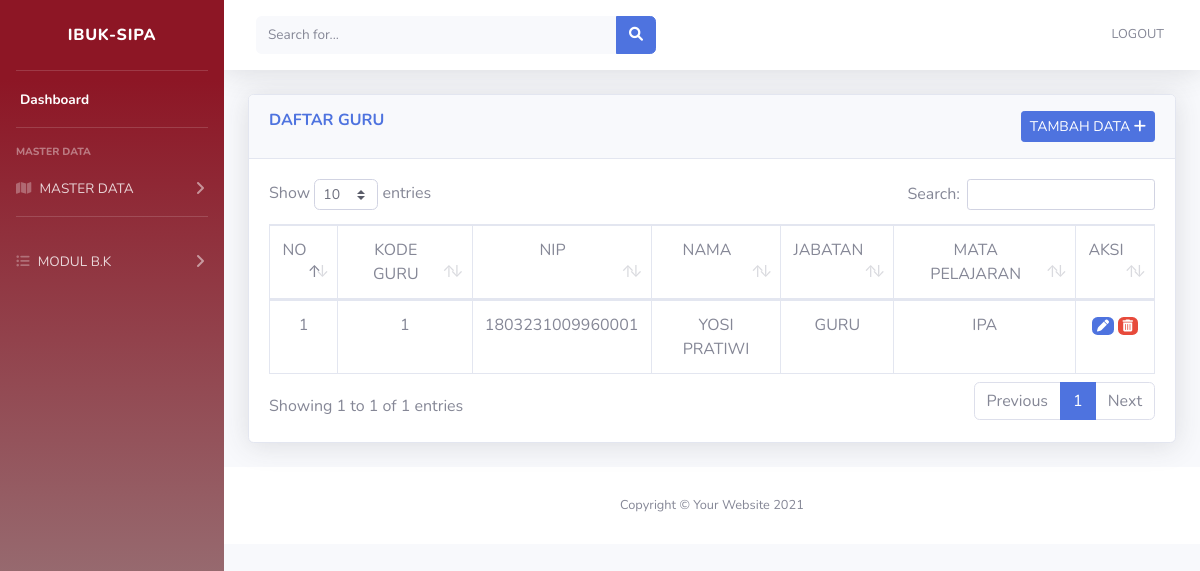
/index.php/guru, run on the app's committed database.
### tables this page shows
CREATE TABLE IF NOT EXISTS `tbl_guru` (
  `id` int(11) NOT NULL AUTO_INCREMENT,
  `kd_guru` int(10) NOT NULL,
  `nip` varchar(20) NOT NULL,
  `nama` varchar(50) NOT NULL,
  `kd_jabatan` int(10) NOT NULL,
  `kd_mapel` int(10) NOT NULL,
  PRIMARY KEY (`id`)
);

CREATE TABLE IF NOT EXISTS `tbl_jabatan` (
  `id` int(11) NOT NULL AUTO_INCREMENT,
  `kd_jabatan` int(10) NOT NULL,
  `jabatan` varchar(20) NOT NULL,
  PRIMARY KEY (`id`)
);

CREATE TABLE IF NOT EXISTS `tbl_mapel` (
  `id` int(11) NOT NULL AUTO_INCREMENT,
  `kd_mapel` int(50) NOT NULL,
  `nm_mapel` varchar(100) NOT NULL,
  PRIMARY KEY (`id`)
);

### application/controllers/guru.php (called while the page is built, shortened)
<?php
class Guru extends CI_Controller {
  public function index()
  {
    $data['tbl_guru'] = $this->modelguru->SemuaData();
    $this->load->view('tamplate/header');
    $this->load->view('tamplate/sidebar');
    $this->load->view('tamplate/topbar');
    $this->load->view('guru', $data);
    $this->load->view('tamplate/footer');
  }
}
?>

### index.php (called while the page is built, shortened)
<?php
require_once BASEPATH.'core/CodeIgniter.php';

### application/models/Modelguru.php (called while the page is built, shortened)
<?php
class modelguru extends CI_Model
{
	public function SemuaData()
	{
		$this->db->join('tbl_jabatan jbt' ,'jbt.kd_jabatan=gru.kd_jabatan');
		$this->db->join('tbl_mapel mpl' ,'mpl.kd_mapel=gru.kd_mapel');
		return $this->db->get('tbl_guru gru')->result_array();
	}
}

### application/views/guru.php (the view)
                <div class="container-fluid">
                    <div class="card shadow mb-4">
                        <div class="card-header py-3">
                            <h6 class="m-0 font-weight-bold text-primary">DAFTAR GURU
                            <a href="<?php echo base_url('guru/tambah_data'); ?>"
                            class="btn btn-primary btn-sm float-right">TAMBAH DATA <i class="fa fa-plus"></i></a>
                        </div>
                        <div class="card-body">
                        <div class="table-responsive">
                        <table class="table table-bordered text-center" id="dataTable" width="100%" cellspacing="0">
    <thead>
      <tr>
      <td>NO</td>
      <td>KODE GURU</td>
      <td>NIP</td>
      <td>NAMA</td>
      <td>JABATAN</td>
      <td>MATA PELAJARAN</td>
      <td>AKSI</td>
      </tr>
      </thead>
  <tbody>
    <?php
    $no=1;
    foreach ($tbl_guru as $guru) : ?>
    <tr>
      <td><?php echo $no++; ?></td>
      <td><?php echo $guru['kd_guru']; ?></td>
      <td><?php echo $guru['nip']; ?></td>
      <td><?php echo $guru['nama']; ?></td>
      <td><?php echo $guru['jabatan']; ?></td>
      <td><?php echo $guru['nm_mapel']; ?></td>
    <td>
      <a href="<?php echo base_url() ?>guru/edit_data/<?php echo $guru['id']; ?>" class="badge badge-primary"><i class="fa-solid fa-pen"></i></a>
      <a href="<?php echo base_url() ?>guru/hapus_data_guru/<?php echo $guru['id']; ?>" class="badge badge-danger"><i class="fa-solid fa-trash-can"></i></a></td>
    </tr>
    <?php endforeach ?>
</tbody>
</table>
</div>
</div>
</div>
</div>

### data on the page
tbl_guru: kd_guru "1", nip "1803231009960001", nama "YOSI PRATIWI", tbl_jabatan.jabatan "GURU", tbl_mapel.nm_mapel "IPA"
